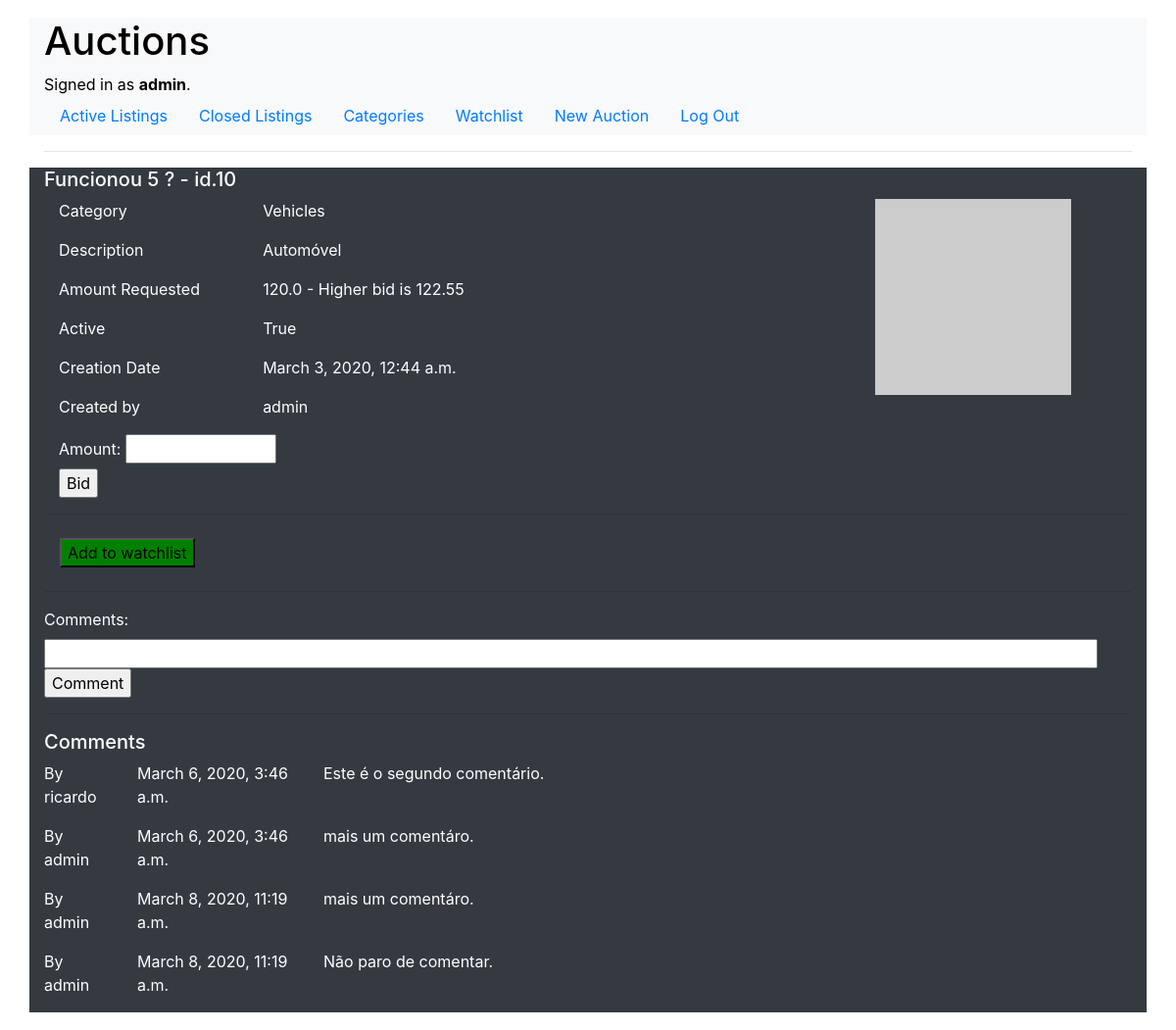
The page /auction/10 on the database its author committed.
### auctions/models.py (models this page shows, shortened)
class User(AbstractUser):
    pass

class Auctions(models.Model):
    id_auction = models.AutoField(primary_key=True)
    id_category = models.ForeignKey(
        Category, to_field='id_category', on_delete=models.PROTECT, db_column='id_category')
    id_user = models.ForeignKey(
        settings.AUTH_USER_MODEL,
        to_field='id',
        on_delete=models.CASCADE,
        null=True,
        db_column='id_user'
    )
    title = models.CharField("Title", max_length=100)
    description = models.TextField("Description")
    start_bid = models.FloatField("Start Bid", null=False)
    image_url = models.CharField("Image URL", max_length=255, null=True)
    date_creation = models.DateTimeField(auto_now=True)
    active = models.BooleanField("Active", default="True")

class Category(models.Model):
    id_category = models.CharField(max_length=5, primary_key=True)
    name = models.CharField(max_length=50)

class Comments(models.Model):
    id_comment = models.AutoField(primary_key=True)
    id_auction = models.ForeignKey(
        Auctions, to_field='id_auction', on_delete=models.CASCADE, db_column='id_auction')
    id_user = models.ForeignKey(
        settings.AUTH_USER_MODEL,
        to_field='id',
        on_delete=models.CASCADE,
        db_column='id_user'
    )
    comment = models.CharField("Comment", max_length=255)
    date_creation = models.DateTimeField(auto_now=True)

### auctions/views.py (the view)
# urls.py: path("auction/<int:id_auction>", views.auctions_item, name="auctions_item"),
def auctions_item(request, id_auction):
    winner = False
    category_name = ""
    try:
        alert_message = request.session["alert_message"]
        del request.session["alert_message"]
    except:
        alert_message = ""
    try:
        auction = Auctions.objects.get(id_auction=id_auction)
        cat = Category.objects.get(auctions__id_auction=id_auction)
        category_name = cat.name
        try:
            comments = Comments.objects.filter(id_auction=id_auction)
        except:
            comments = None
        try:
            max_bid = maxBid(id_auction)
            if max_bid == 0:
                higher_bid_message = "<< NO BIDS YET >>"            # There are no bids yet
            else:
                higher_bid_message = f" - Higher bid is {max_bid}"
            if not auction.active:
                if isWinner(id_auction, request.user):
                    alert_message = alert_message + \
                        "Congratulations. You are the WINNER of this bid."
                    winner = True
        except:
            winner = False
    except Auctions.DoesNotExist:
        return render(request, "auctions/auctionsItem.html", {
            "error_message": "This Auction Does Not Exist!"
        })
    auctionUser = User.objects.get(username=auction.id_user)
    try:
        Watchlist.objects.get(id_auction=id_auction, id_user=request.user)
        watchlist = True
    except:
        watchlist = False
    try:
        if auctionUser.id == request.user.id:
            owner = True
        else:
            owner = False
    except:
        owner = False
    return render(request, "auctions/auctionsItem.html", {
        "auction": auction,
        "comments": comments,
        "user": auction.id_user,
        "category": category_name,
        "watchlist": watchlist,
        "auction_owner": owner,
        "alert_message": alert_message,
        "higher_bid_message": higher_bid_message,
        "isTheWinner": winner
    })

### auctions/utils.py (called while the page is built)
def maxBid(id_auction):
    try:
        search_max = Bid.objects.filter(id_auction=id_auction)
        if search_max.exists():
            max_amount = search_max.aggregate(
                Max('amount'))
            return max_amount["amount__max"]
        else:
            return 0
    except:
        return 0

### auctions/templates/auctions/auctionsItem.html (shortened to what this page needs)
{% extends "auctions/layout.html" %}
{% block body %}
    {% if error_message %}
        <div><h1>{{ error_message }}</h1></div>
    {% else %}
        <h5>{{ auction.title }} - id.{{ auction.id_auction }} </h5>
        <div class="container">
        <div class="row">
        <div class="col-9">
            <div class="row">
                <div class="col-3"><p>Category</p></div>
                <div class="col-9"><p>{{ category }}</p></div>
            </div>
            <div class="row">
                <div class="col-3"><p>Description</p></div>
                <div class="col-9"><p>{{ auction.description }}</p></div>
            </div>
            <div class="row">
                <div class="col-3"><p>Amount Requested</p></div>
                <div class="col-9"><p>{{ auction.start_bid }} {{higher_bid_message}}</p></div>
            </div>
            <div class="row">
                <div class="col-3"><p>Active</p></div>
                <div class="col-9"><p>{{ auction.active }}</p></div>
            </div>
            <div class="row">
                <div class="col-3"><p>Creation Date</p></div>
                <div class="col-9"><p>{{ auction.date_creation }}</p></div>
            </div>
            <div class="row">
                <div class="col-3"><p>Created by</p></div>
                <div class="col-9"><p>{{ user }}</p></div>
            </div>
        </div>
        <div class="col-3"><img src="{{ auction.image_url }}" height=200 width=200></div>
        </div>
            {% if auction.active %}
                <div class="row">
                    <div class="col-3">
                        <form action="{% url 'auctions_bid' %}" method="POST">
                                <label for="amount">Amount: </label>
                                <input type="text" id="amount" pattern="([0-9]*\.[0-9]+|[0-9]+)" size="10" name="amount">
                                <input type="submit" value="Bid">
                            </form>
                    </div>
                    <div class="col-9"><p></p></div>
                </div>
            {% endif %}
        </div>
        <hr>
        <div>
            {% if user.is_authenticated and auction.id_auction and auction.active %}
                <ul class="nav">
                    {% if not watchlist %}
                        <li class="nav-item">
                            <a class="nav-link" href="{% url 'auctions_oper' "Add" auction.id_auction %}">
                                <input type="submit" style="background-color:Green;" value="Add to watchlist">
                            </a>
                        </li>
                    {% else %}
                        <li class="nav-item">
                            <a class="nav-link" href="{% url 'auctions_oper' "Delete" auction.id_auction %}">
                                <input type="submit" style="background-color:Red; color:white;" value="Remove from watchlist">
                            </a>
                        </li>
                    {% endif %}
                </ul>
            {% endif %}
        </div>
    {% endif %}
{% endblock %}
{% block comment %}
    {% if auction.active %}
        <hr>
        <div class="row">
            <div class="col-3">
                <form action="{% url 'auctions_comment' %}" method="POST">
                        <label for="amount">Comments: </label>
                        <input type="text" id="comment"  size="100" name="comment">
                        <input type="submit" value="Comment">
                    </form>
            </div>
            <div class="col-9"><p></p></div>
        </div>
        <hr>
    {% endif %}
    <div class="row">
        <div class="col-12"><h5>Comments</h5></div>
    </div>
    {% for comment in comments %}
        <div class="row">
            <div class="col-1"><p>By {{ comment.id_user }}</p></div>
            <div class="col-2"><p>{{ comment.date_creation }}</p></div>
            <div class="col-8"><p>{{ comment.comment }}</p></div>
        </div>
    {% endfor %}
{% endblock %}

### auctions/templates/auctions/layout.html (shortened to what this page needs)
{% load static %}
<!DOCTYPE html>
<html lang="en">
    <head>
        <link rel="stylesheet" href="https://stackpath.bootstrapcdn.com/bootstrap/4.4.1/css/bootstrap.min.css">
        <link href="{% static 'auctions/styles.css' %}" rel="stylesheet">
    </head>
    <body>
    <div class="container my-2 bg-light text-white">
        <div>
            <h1 style="color:black">Auctions</h1>
            <div style="color:black">
                {% if user.is_authenticated %}
                    Signed in as <strong>{{ user.username }}</strong>.
                {% else %}
                    Not signed in.
                {% endif %}
            </div>
            <ul class="nav nav-pills">
                <li class="nav-item">
                    <a class="nav-link {% if menu == 'active' %}active{% endif %}" href="{% url 'index' %}">Active Listings</a>
                </li>
                <li class="nav-item">
                    <a class="nav-link {% if menu == 'close' %}active{% endif %}" href="{% url 'index' %}?q=closed">Closed Listings</a>
                </li>
                <li class="nav-item">
                    <a class="nav-link {% if menu == 'cat' %}active{% endif %}" href="{% url 'categories' %}">Categories</a>
                </li>
                {% if user.is_authenticated %}
                    <li class="nav-item">
                        <a class="nav-link {% if menu == 'watch' %}active{% endif %}" href="{% url 'watchlist' %}">Watchlist</a>
                    </li>
                    <li class="nav-item">
                        <a class="nav-link {% if menu == 'new' %}active{% endif %}" href="{% url 'auctions_add' %}">New Auction</a>
                    </li>
                    <li class="nav-item">
                        <a class="nav-link {% if menu == 'logout' %}active{% endif %}" href="{% url 'logout' %}">Log Out</a>
                    </li>
                {% endif %}
            </ul>
        </div>
    </div>
    <div class="container my-2">
        <hr>
    </div>
    <div class="container my-2 bg-dark text-white">
        {% block body %}
        {% endblock %}
        {% block comment %}
        {% endblock %}
    </div>
    </body>
</html>

### auctions/static/auctions/styles.css (style rules this page uses)
body { padding: 10px; }

### rows shown on the page
User: username "admin"
Auctions: title "Funcionou 5 ?", id_auction "10", description "Automóvel", start_bid "120.0", active "True", date_creation "March 3, 2020, 12:44 a.m."
Category: name "Vehicles"
Comments: id_user "ricardo", date_creation "March 6, 2020, 3:46 a.m.", comment "Este é o segundo comentário."
Comments: id_user "admin", date_creation "March 6, 2020, 3:46 a.m.", comment "mais um comentáro."
Comments: id_user "admin", date_creation "March 8, 2020, 11:19 a.m.", comment "mais um comentáro."
Comments: id_user "admin", date_creation "March 8, 2020, 11:19 a.m.", comment "Não paro de comentar."

### other values the page prints
{{ higher_bid_message }} "- Higher bid is 122.55"
